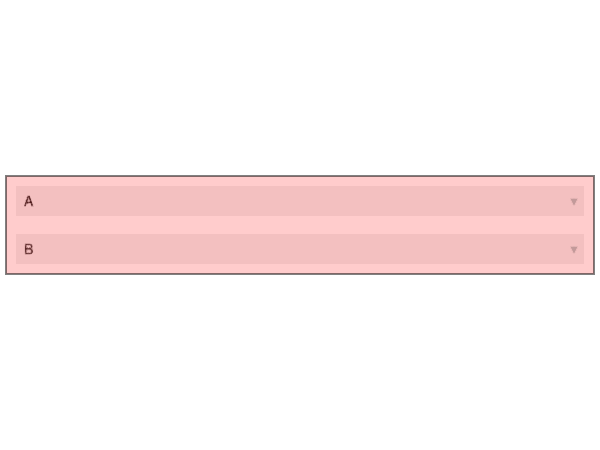

This figure's Julia source:
using GLMakie
fig = Figure()
g = GridLayout(fig[1,1])
rowgap!(g, 10)
r1=1; r2=2
m1 = Menu(g[r1,1], options=["A"], height=30)
m2 = Menu(g[r2,1], options=["B"], height=30)
b = Box(g[r1:r2, 1], color=(:red,0.2), alignmode=Outside(-10))
save("test_box_size.png", fig)
